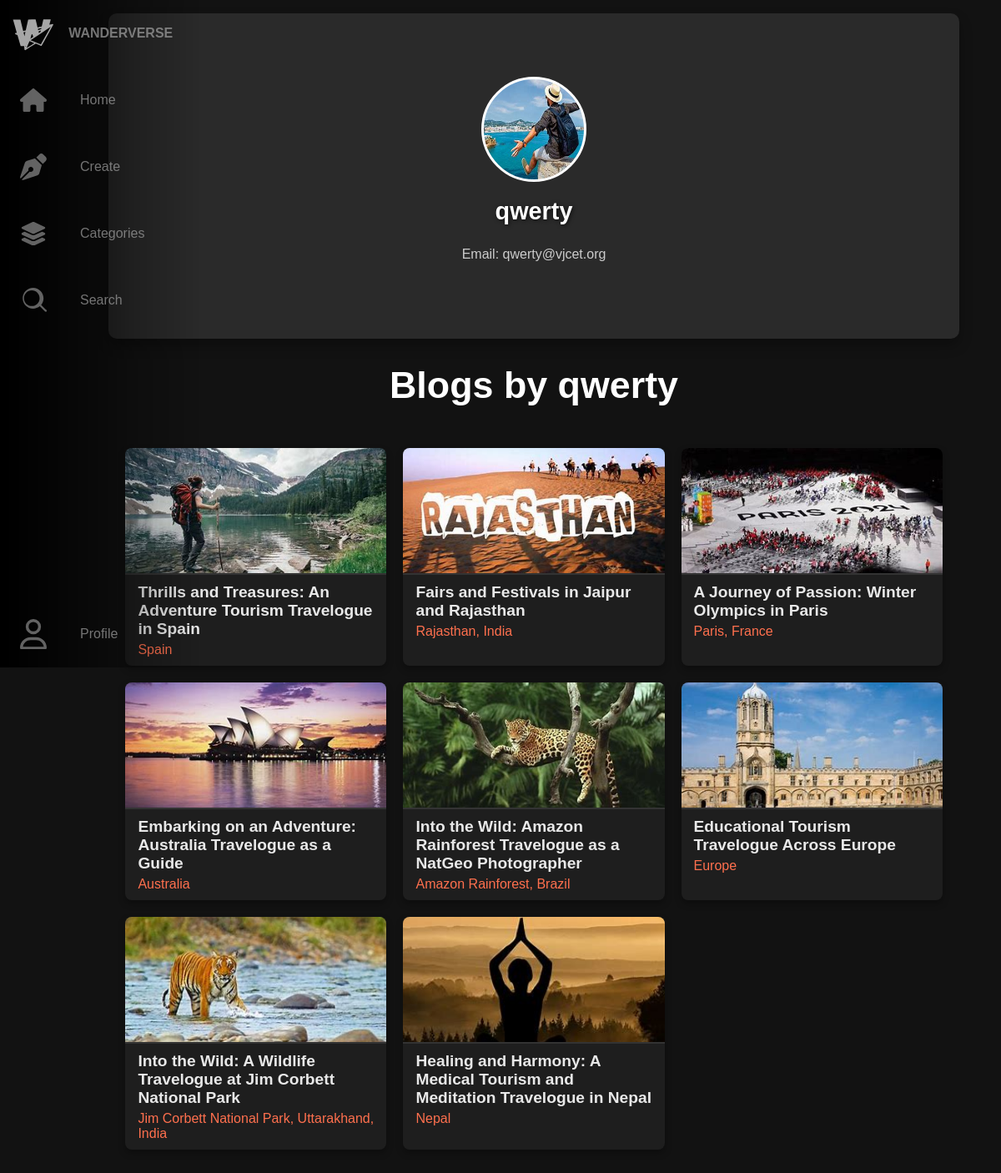
The page /display/8 (signed in) on the database its author committed.
### app/models.py (models this page shows, shortened)
class SearchableMixin(object):
    @classmethod
    def before_commit(cls, session):
        session._changes = {
            'add': list(session.new),
            'update': list(session.dirty),
            'delete': list(session.deleted)
        }

class User(db.Model, UserMixin, SearchableMixin):
    __tablename__ = 'user'
    __searchable__ = ['username', 'email']
    id = db.Column(db.Integer, primary_key=True)
    username = db.Column(db.String(80), unique=True, nullable=False)
    password = db.Column(db.String(80), nullable=False)
    email = db.Column(db.String(120), unique=True, nullable=False)
    phone_number = db.Column(db.Integer, unique=True, nullable=False)
    profile_pic = db.Column(db.String(120), nullable=False, default='profile.jpg')

class Post(db.Model, SearchableMixin):
    __tablename__ = 'post'
    __searchable__ = ['title', 'location', 'category', 'content']
    id = db.Column(db.Integer, primary_key=True)
    title = db.Column(db.String(255), nullable=True)
    location = db.Column(db.String(255), nullable=True)
    category = db.Column(db.String(255), nullable=True)
    duration = db.Column(db.String(255), nullable=True)
    tips = db.Column(db.String(255), nullable=True)
    user_id = db.Column(db.Integer, db.ForeignKey('user.id'), nullable=True)
    status=db.Column(db.String, nullable=False, default='draft')
    content = db.Column(db.String, nullable=False)
    flagged = db.Column(db.Boolean, nullable=False,default=False)
    sexuality = db.Column(db.String(255), nullable=False,default=False)
    violence = db.Column(db.String(255), nullable=False,default=False)
    harassment = db.Column(db.String(255), nullable=False,default=False)
    illicit = db.Column(db.String(255), nullable=False,default=False)
    self_harm = db.Column(db.String(255), nullable=False,default=False)
    hate = db.Column(db.String(255), nullable=False,default=False)

### app/routes.py (the view)
@app.route('/display/<int:user_id>')
@login_required
def display(user_id):
    user = User.query.get_or_404(user_id)
    if user.id != current_user.id:
        results = (
            db.session.query(Post, db.func.coalesce(db.func.group_concat(Images.image1), ''))
            .outerjoin(Images, Post.id == Images.post_id)
            .filter(Post.user_id == user_id)
            .filter(Post.status == 'live')
            .group_by(Post.id)
            .all()
        )
        return render_template('display.html', user=user, results=results)
    else:
        return redirect('/profile')

### app/routes.py (called while the page is built)
@login_manager.user_loader
def load_user(user_id):
    return User.query.get(int(user_id))

### app/templates/display.html (shortened to what this page needs)
{% extends 'base.html' %}
{% block head %}
    <link rel="stylesheet" href="{{ url_for('static', filename='css/display.css') }}">
{% endblock %}
{% block body %}
    <main class="profile-content">
        <div class="profile-card">
            <div class="profile-image" style="background-image: url('{{ url_for('static', filename='Images/' + (user.profile_pic if user.profile_pic else 'default.jpg')) }}');"></div>
            <div class="profile-details">
                <h1>{{ user.username }}</h1>
                <p>Email: {{ user.email }}</p>
            </div>
        </div>
    </main>
    <h1>Blogs by {{ user.username }}</h1>
    <div class="blogs">
        {% for post, images_str in results %}
            <div class="blog" data-images="{{ images_str }}">
                <a href="{{ url_for('posts', post_id=post.id) }}">
                    <img src="{{ url_for('static', filename='Images/' + (images_str.split(',')[0] if images_str else 'default.jpg')) }}" alt="Blog Image">
                    <div class="blog-title">{{ post.title }}</div>
                    <div class="blog-destination">{{ post.location }}</div>
                </a>
            </div>
        {% endfor %}
    </div>
{% endblock %}

### app/static/css/base.css (style rules this page uses)
:root { font-size: 16px; font-family: 'Poppins', sans-serif; }
html { scrollbar-width: thin; scrollbar-color: #ff4b4b #121212; }
body { margin: 0; padding: 0; background-color: #121212; }
main { margin-left: 5rem; padding: 1rem; }

### app/static/css/display.css (style rules this page uses)
.profile-content { display: flex; background: rgba(255, 255, 255, 0.1); padding: 20px; border-radius: 10px; box-shadow: 0 8px 15px rgba(0, 0, 0, 0.3); width: 90%; max-width: 1200px; height: 350px; gap: 20px; flex-wrap: wrap; justify-content: center; margin: auto; }
.profile-card { padding: 20px; border-radius: 15px; text-align: center; width: 300px; flex: 1 1 300px; align-self: center; }
.profile-image { width: 120px; height: 120px; border-radius: 50%; border: 3px solid #fff; background-size: cover; background-position: center; margin: 0 auto 10px; }
.profile-details h1 { font-size: 1.8rem; color: #ffffff; text-shadow: 1px 1px 5px rgba(0, 0, 0, 0.7); margin-bottom: 5px; }
.profile-details p { font-size: 1rem; color: #ccc; }
.blogs { width: 90%; max-width: 1200px; margin: 20px auto; display: grid; grid-template-columns: repeat(auto-fill, minmax(250px, 1fr)); gap: 20px; padding: 20px; }
h1 { font-size: 2.8rem; font-weight: 600; color: #ffffff; text-align: center; margin-bottom: 20px; padding-bottom: 10px; }
.blog { display: flex; flex-direction: column; background-color: #1e1e1e; border-radius: 8px; overflow: hidden; transition: transform 0.3s ease, box-shadow 0.3s ease; box-shadow: 0 4px 8px rgba(0, 0, 0, 0.3); position: relative; }
.blog a { text-decoration: none; color: inherit; display: flex; flex-direction: column; height: 100%; }
.blog img { width: 100%; height: 150px; object-fit: cover; border-bottom: 2px solid #333333; transition: transform 0.3s ease; }
.blog-title { font-size: 1.2rem; font-weight: 600; color: #e8e8e8; padding: 10px 15px 5px; }
.blog-destination { font-size: 1rem; font-weight: 400; color: #ff704e; padding: 0 15px 10px; }

### rows shown on the page
User: profile_pic (picture), username "qwerty", email "qwerty@vjcet.org"
Post: shows a picture, title "Thrills and Treasures: An Adventure Tourism Travelogue in Spain", location "Spain"
Post: shows a picture, title "Fairs and Festivals in Jaipur and Rajasthan", location "Rajasthan, India"
Post: shows a picture, title "A Journey of Passion: Winter Olympics in Paris", location "Paris, France"
Post: shows a picture, title "Embarking on an Adventure: Australia Travelogue as a Guide", location "Australia"
Post: shows a picture, title "Into the Wild: Amazon Rainforest Travelogue as a NatGeo Photographer", location "Amazon Rainforest, Brazil"
Post: shows a picture, title "Educational Tourism Travelogue Across Europe", location "Europe"
Post: shows a picture, title "Into the Wild: A Wildlife Travelogue at Jim Corbett National Park", location "Jim Corbett National Park, Uttarakhand, India"
Post: shows a picture, title "Healing and Harmony: A Medical Tourism and Meditation Travelogue in Nepal", location "Nepal"
